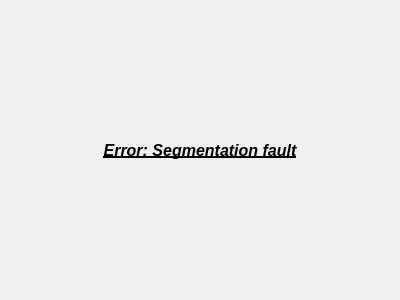
<?xml version="1.0" encoding="UTF-8"?>
<ui version="4.0">
 <class>Error</class>
 <widget class="QWidget" name="Error">
  <property name="windowModality">
   <enum>Qt::ApplicationModal</enum>
  </property>
  <property name="geometry">
   <rect>
    <x>0</x>
    <y>0</y>
    <width>400</width>
    <height>300</height>
   </rect>
  </property>
  <property name="sizePolicy">
   <sizepolicy hsizetype="Fixed" vsizetype="Fixed">
    <horstretch>0</horstretch>
    <verstretch>0</verstretch>
   </sizepolicy>
  </property>
  <property name="minimumSize">
   <size>
    <width>400</width>
    <height>300</height>
   </size>
  </property>
  <property name="maximumSize">
   <size>
    <width>400</width>
    <height>300</height>
   </size>
  </property>
  <property name="windowTitle">
   <string>Form</string>
  </property>
  <layout class="QGridLayout" name="gridLayout_2">
   <item row="0" column="0" rowspan="2" colspan="2">
    <layout class="QGridLayout" name="gridLayout">
     <item row="0" column="0">
      <widget class="QLabel" name="label">
       <property name="font">
        <font>
         <pointsize>12</pointsize>
         <italic>true</italic>
         <bold>true</bold>
         <underline>true</underline>
         <strikeout>false</strikeout>
        </font>
       </property>
       <property name="text">
        <string>Error: Segmentation fault</string>
       </property>
       <property name="alignment">
        <set>Qt::AlignCenter</set>
       </property>
      </widget>
     </item>
    </layout>
   </item>
  </layout>
 </widget>
 <resources/>
 <connections/>
</ui>
